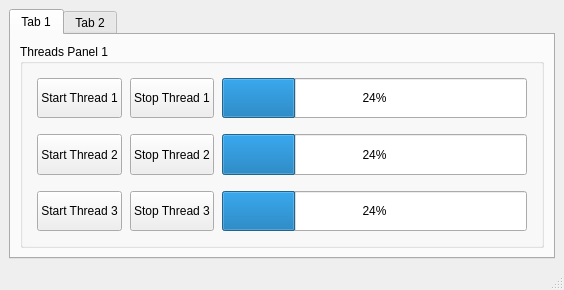
<?xml version="1.0" encoding="UTF-8"?>
<ui version="4.0">
 <class>MainWindow</class>
 <widget class="QMainWindow" name="MainWindow">
  <property name="geometry">
   <rect>
    <x>0</x>
    <y>0</y>
    <width>564</width>
    <height>290</height>
   </rect>
  </property>
  <property name="windowTitle">
   <string>MainWindow</string>
  </property>
  <widget class="QWidget" name="centralwidget">
   <layout class="QVBoxLayout" name="verticalLayout_2">
    <item>
     <widget class="QTabWidget" name="tabWidget">
      <property name="currentIndex">
       <number>0</number>
      </property>
      <widget class="QWidget" name="tab">
       <attribute name="title">
        <string>Tab 1</string>
       </attribute>
       <layout class="QVBoxLayout" name="verticalLayout_4">
        <item>
         <widget class="QGroupBox" name="groupBox">
          <property name="title">
           <string>Threads Panel 1</string>
          </property>
          <layout class="QVBoxLayout" name="verticalLayout_3">
           <item>
            <layout class="QVBoxLayout" name="verticalLayout">
             <item>
              <layout class="QHBoxLayout" name="horizontalLayout">
               <property name="spacing">
                <number>8</number>
               </property>
               <property name="leftMargin">
                <number>5</number>
               </property>
               <property name="topMargin">
                <number>5</number>
               </property>
               <property name="rightMargin">
                <number>5</number>
               </property>
               <property name="bottomMargin">
                <number>5</number>
               </property>
               <item>
                <widget class="QPushButton" name="start_thread_pnl1_btn1">
                 <property name="sizePolicy">
                  <sizepolicy hsizetype="Minimum" vsizetype="Expanding">
                   <horstretch>0</horstretch>
                   <verstretch>0</verstretch>
                  </sizepolicy>
                 </property>
                 <property name="text">
                  <string>Start Thread 1</string>
                 </property>
                </widget>
               </item>
               <item>
                <widget class="QPushButton" name="stop_thread_pnl1_btn1">
                 <property name="sizePolicy">
                  <sizepolicy hsizetype="Minimum" vsizetype="Expanding">
                   <horstretch>0</horstretch>
                   <verstretch>0</verstretch>
                  </sizepolicy>
                 </property>
                 <property name="text">
                  <string>Stop Thread 1</string>
                 </property>
                </widget>
               </item>
               <item>
                <widget class="QProgressBar" name="progressBar">
                 <property name="sizePolicy">
                  <sizepolicy hsizetype="Expanding" vsizetype="Expanding">
                   <horstretch>0</horstretch>
                   <verstretch>0</verstretch>
                  </sizepolicy>
                 </property>
                 <property name="value">
                  <number>24</number>
                 </property>
                </widget>
               </item>
              </layout>
             </item>
             <item>
              <layout class="QHBoxLayout" name="horizontalLayout_2">
               <property name="spacing">
                <number>8</number>
               </property>
               <property name="leftMargin">
                <number>5</number>
               </property>
               <property name="topMargin">
                <number>5</number>
               </property>
               <property name="rightMargin">
                <number>5</number>
               </property>
               <property name="bottomMargin">
                <number>5</number>
               </property>
               <item>
                <widget class="QPushButton" name="start_thread_pnl1_btn2">
                 <property name="sizePolicy">
                  <sizepolicy hsizetype="Minimum" vsizetype="Expanding">
                   <horstretch>0</horstretch>
                   <verstretch>0</verstretch>
                  </sizepolicy>
                 </property>
                 <property name="text">
                  <string>Start Thread 2</string>
                 </property>
                </widget>
               </item>
               <item>
                <widget class="QPushButton" name="stop_thread_pnl1_btn2">
                 <property name="sizePolicy">
                  <sizepolicy hsizetype="Minimum" vsizetype="Expanding">
                   <horstretch>0</horstretch>
                   <verstretch>0</verstretch>
                  </sizepolicy>
                 </property>
                 <property name="text">
                  <string>Stop Thread 2</string>
                 </property>
                </widget>
               </item>
               <item>
                <widget class="QProgressBar" name="progressBar_2">
                 <property name="sizePolicy">
                  <sizepolicy hsizetype="Expanding" vsizetype="Expanding">
                   <horstretch>0</horstretch>
                   <verstretch>0</verstretch>
                  </sizepolicy>
                 </property>
                 <property name="value">
                  <number>24</number>
                 </property>
                </widget>
               </item>
              </layout>
             </item>
             <item>
              <layout class="QHBoxLayout" name="horizontalLayout_3">
               <property name="spacing">
                <number>8</number>
               </property>
               <property name="leftMargin">
                <number>5</number>
               </property>
               <property name="topMargin">
                <number>5</number>
               </property>
               <property name="rightMargin">
                <number>5</number>
               </property>
               <property name="bottomMargin">
                <number>5</number>
               </property>
               <item>
                <widget class="QPushButton" name="start_thread_pnl1_btn3">
                 <property name="sizePolicy">
                  <sizepolicy hsizetype="Minimum" vsizetype="Expanding">
                   <horstretch>0</horstretch>
                   <verstretch>0</verstretch>
                  </sizepolicy>
                 </property>
                 <property name="text">
                  <string>Start Thread 3</string>
                 </property>
                </widget>
               </item>
               <item>
                <widget class="QPushButton" name="stop_thread_pnl1_btn3">
                 <property name="sizePolicy">
                  <sizepolicy hsizetype="Minimum" vsizetype="Expanding">
                   <horstretch>0</horstretch>
                   <verstretch>0</verstretch>
                  </sizepolicy>
                 </property>
                 <property name="text">
                  <string>Stop Thread 3</string>
                 </property>
                </widget>
               </item>
               <item>
                <widget class="QProgressBar" name="progressBar_3">
                 <property name="sizePolicy">
                  <sizepolicy hsizetype="Expanding" vsizetype="Expanding">
                   <horstretch>0</horstretch>
                   <verstretch>0</verstretch>
                  </sizepolicy>
                 </property>
                 <property name="value">
                  <number>24</number>
                 </property>
                </widget>
               </item>
              </layout>
             </item>
            </layout>
           </item>
          </layout>
         </widget>
        </item>
       </layout>
      </widget>
      <widget class="QWidget" name="tab_2">
       <attribute name="title">
        <string>Tab 2</string>
       </attribute>
       <layout class="QVBoxLayout" name="verticalLayout_7">
        <item>
         <widget class="QGroupBox" name="groupBox_2">
          <property name="title">
           <string>Threads Panel 2</string>
          </property>
          <layout class="QVBoxLayout" name="verticalLayout_5">
           <item>
            <layout class="QVBoxLayout" name="verticalLayout_6">
             <item>
              <layout class="QHBoxLayout" name="horizontalLayout_4">
               <property name="spacing">
                <number>8</number>
               </property>
               <property name="leftMargin">
                <number>5</number>
               </property>
               <property name="topMargin">
                <number>5</number>
               </property>
               <property name="rightMargin">
                <number>5</number>
               </property>
               <property name="bottomMargin">
                <number>5</number>
               </property>
               <item>
                <widget class="QPushButton" name="start_thread_pnl2_btn1">
                 <property name="sizePolicy">
                  <sizepolicy hsizetype="Minimum" vsizetype="Expanding">
                   <horstretch>0</horstretch>
                   <verstretch>0</verstretch>
                  </sizepolicy>
                 </property>
                 <property name="text">
                  <string>Start Thread 1</string>
                 </property>
                </widget>
               </item>
               <item>
                <widget class="QPushButton" name="stop_thread_pnl2_btn1">
                 <property name="sizePolicy">
                  <sizepolicy hsizetype="Minimum" vsizetype="Expanding">
                   <horstretch>0</horstretch>
                   <verstretch>0</verstretch>
                  </sizepolicy>
                 </property>
                 <property name="text">
                  <string>Stop Thread 1</string>
                 </property>
                </widget>
               </item>
               <item>
                <widget class="QProgressBar" name="progressBar_4">
                 <property name="sizePolicy">
                  <sizepolicy hsizetype="Expanding" vsizetype="Expanding">
                   <horstretch>0</horstretch>
                   <verstretch>0</verstretch>
                  </sizepolicy>
                 </property>
                 <property name="value">
                  <number>24</number>
                 </property>
                </widget>
               </item>
              </layout>
             </item>
             <item>
              <layout class="QHBoxLayout" name="horizontalLayout_5">
               <property name="spacing">
                <number>8</number>
               </property>
               <property name="leftMargin">
                <number>5</number>
               </property>
               <property name="topMargin">
                <number>5</number>
               </property>
               <property name="rightMargin">
                <number>5</number>
               </property>
               <property name="bottomMargin">
                <number>5</number>
               </property>
               <item>
                <widget class="QPushButton" name="start_thread_pnl2_btn2">
                 <property name="sizePolicy">
                  <sizepolicy hsizetype="Minimum" vsizetype="Expanding">
                   <horstretch>0</horstretch>
                   <verstretch>0</verstretch>
                  </sizepolicy>
                 </property>
                 <property name="text">
                  <string>Start Thread 2</string>
                 </property>
                </widget>
               </item>
               <item>
                <widget class="QPushButton" name="stop_thread_pnl2_btn2">
                 <property name="sizePolicy">
                  <sizepolicy hsizetype="Minimum" vsizetype="Expanding">
                   <horstretch>0</horstretch>
                   <verstretch>0</verstretch>
                  </sizepolicy>
                 </property>
                 <property name="text">
                  <string>Stop Thread 2</string>
                 </property>
                </widget>
               </item>
               <item>
                <widget class="QProgressBar" name="progressBar_5">
                 <property name="sizePolicy">
                  <sizepolicy hsizetype="Expanding" vsizetype="Expanding">
                   <horstretch>0</horstretch>
                   <verstretch>0</verstretch>
                  </sizepolicy>
                 </property>
                 <property name="value">
                  <number>24</number>
                 </property>
                </widget>
               </item>
              </layout>
             </item>
             <item>
              <layout class="QHBoxLayout" name="horizontalLayout_6">
               <property name="spacing">
                <number>8</number>
               </property>
               <property name="leftMargin">
                <number>5</number>
               </property>
               <property name="topMargin">
                <number>5</number>
               </property>
               <property name="rightMargin">
                <number>5</number>
               </property>
               <property name="bottomMargin">
                <number>5</number>
               </property>
               <item>
                <widget class="QPushButton" name="start_thread_pnl2_btn3">
                 <property name="sizePolicy">
                  <sizepolicy hsizetype="Minimum" vsizetype="Expanding">
                   <horstretch>0</horstretch>
                   <verstretch>0</verstretch>
                  </sizepolicy>
                 </property>
                 <property name="text">
                  <string>Start Thread 3</string>
                 </property>
                </widget>
               </item>
               <item>
                <widget class="QPushButton" name="stop_thread_pnl2_btn3">
                 <property name="sizePolicy">
                  <sizepolicy hsizetype="Minimum" vsizetype="Expanding">
                   <horstretch>0</horstretch>
                   <verstretch>0</verstretch>
                  </sizepolicy>
                 </property>
                 <property name="text">
                  <string>Stop Thread 3</string>
                 </property>
                </widget>
               </item>
               <item>
                <widget class="QProgressBar" name="progressBar_6">
                 <property name="sizePolicy">
                  <sizepolicy hsizetype="Expanding" vsizetype="Expanding">
                   <horstretch>0</horstretch>
                   <verstretch>0</verstretch>
                  </sizepolicy>
                 </property>
                 <property name="value">
                  <number>24</number>
                 </property>
                </widget>
               </item>
              </layout>
             </item>
            </layout>
           </item>
          </layout>
         </widget>
        </item>
       </layout>
      </widget>
     </widget>
    </item>
   </layout>
  </widget>
  <widget class="QStatusBar" name="statusbar"/>
 </widget>
 <resources/>
 <connections/>
</ui>
